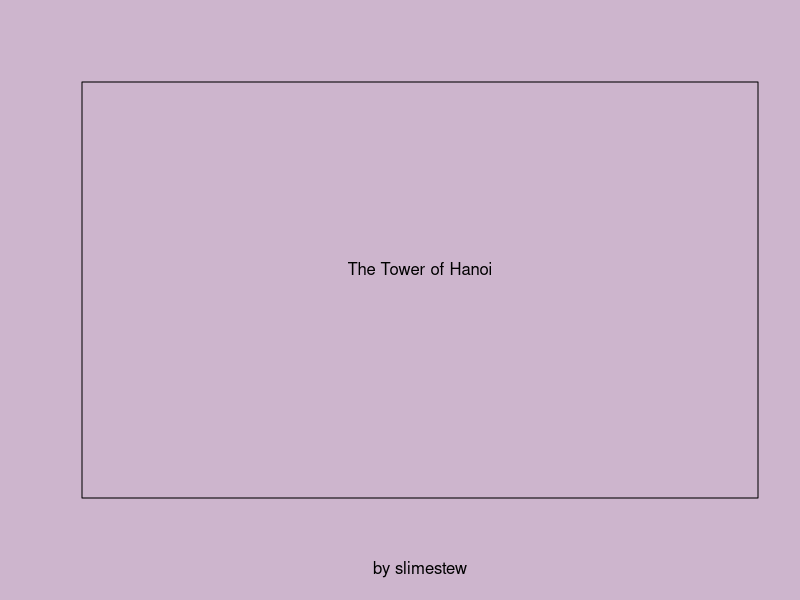

Here is the R script that generated this plot: (Note: this script raises an error after producing the figure.)
par(bg = "thistle3")
board <- list(c(), c(), c())
menu <- 0
selected <- 0
click <- list(x = 3, y = 3)
textboxes <- c(0,0)
options <- c(0, 0, 0)
colorsb <- c("tan", "lightsalmon1", "lemonchiffon", "khaki2", "wheat3")
colorsf <- c("sienna","mistyrose4", "tomato1", "darkseagreen4", "lightsteelblue4")
colorst <- c()
optext <- c("Light Color", "Dark Color", "Alternating", "Inverse Alt")

checkwin <- function(board, options){
  return(all(diff(board[3]) >= 0) && length(board[[3]]) == options[3]+3)
}

moveBlock <- function(board, temp, selected){
  if(any(!is.na(board[[temp]])) && any(!is.na(board[[selected]])) &&
     (board[[temp]][1] > board[[selected]][1])) #invalid move
    return(board)
  board[[temp]] <- c(board[[selected]][1], board[[temp]])
  board[[selected]] <- board[[selected]][-1]
  return(board)
}

drawBoard <- function(board, colorst, textboxes, maximum){
  #max <- sum(sapply(board, length))
  denom <- ceiling(maximum*2.5)
  plot(0, 0, type = "n", xlim = c(0, 3), ylim = c(0, 10), xlab = paste("Guesses:",textboxes[1]), ylab = paste("Minimum:",textboxes[2]), axes = FALSE, frame.plot = FALSE)
  rect(0,0,3,-1, col=colorst[1], fg="black")
  
  for(i in 0:2) #rods
    rect((0.4+i),0,(0.6+i),10, col=colorst[1], fg="black")
  
  for(i in 1:3) #disks
    if(length(board[[i]])>0)
      for(j in 1:length(board[[i]]))
        rect((board[[i]][j]/denom)+i-1, length(board[[i]])-j, (1-board[[i]][j]/denom)+i-1, length(board[[i]])-j+1, col=ifelse((board[[i]][j] %% 2 == 0), colorst[1], colorst[2]))
}


#menu
plot(0, 0, type = "n", xlim = c(0, 9), ylim = c(0, 9), xlab = "by slimestew", ylab = "", axes = FALSE, frame.plot = TRUE)
text(4.5,5, "The Tower of Hanoi")

while((floor(click$y) < 5 || floor(click$y) > 8) || menu < 2){
  click <- locator(1)
  plot(0, 0, type = "n", xlim = c(0, 9), ylim = c(0, 9), xlab = "", ylab = "", axes = FALSE, frame.plot = FALSE)
  
  if((floor(click$x) > 1 && floor(click$x) < 7) && menu > 0){
    if(floor(click$y) == 3)
      options[1] <- (options[1]+1) %% 4
    if(floor(click$y) == 2)
      options[2] <- (options[2]+1) %% 5
    if(floor(click$y) == 1)
      options[3] <- (options[3]+1) %% 7

  }
  
  rect(1, 5, 7, 6, col = "white", border = "black")
  rect(1, 3, 7, 4, col = ifelse(options[1]>1, "green", "red"), border = "black")
  rect(1, 2, 7, 3, col = colorsb[options[2]+1], border = "black")
  rect(1, 1, 7, 2, col = "sienna1")
  text(4,8, "Tower of Hanoi")
  text(4,3.5, optext[options[1]+1])
  text(4,2.5, "Colors", col=colorsf[options[2]+1])
  text(4,1.5, options[3]+3)
  text(4,5.5, "Start")
  
  menu <- min(menu + 1,2)
}

board[1] <- list(c((options[3]+3):1))
textboxes[2] <- 2^(options[3]+3)-1
menu <- 0

if(options[1] %% 2 == 0){
  colorst[1] <- colorsb[options[2]+1]
} else {
  colorst[1] <- colorsf[options[2]+1]
}
if(options[1] %% 3 == 0){
  colorst[2] <- colorsb[options[2]+1]
} else {
  colorst[2] <- colorsf[options[2]+1]
}

#game loop
while(!checkwin(board, options)) {
  if(menu>0){
    if(selected == 0){
      selected <- floor(click$x) + 1
      if(floor(click$x) < 0)
        selected <- 1
      if(floor(click$x) > 3)
        selected <- 3
    } else {
      temp <- floor(click$x) + 1
      if(floor(click$x) < 0)
        temp <- 1
      if(floor(click$x) > 3)
        temp <- 3
      
      if(temp != selected){
        board <- moveBlock(board, temp, selected)
        textboxes[1] <- textboxes[1]+1
      }
      selected <- 0
      temp <- 0
    }
    
  }
  
  drawBoard(board, colorst, textboxes, options[3]+3)
  
  menu <- 1
  
  if(!checkwin(boards, options))
    click <- locator(1)
} #game loop

rect(1,3.5,2,5.5, col="thistle4")
if(textboxes[1] == textboxes[2]){
  text(1.5,4.5, "You win!")
} else {
  text(1.5,4.5, "Nice try!")
}